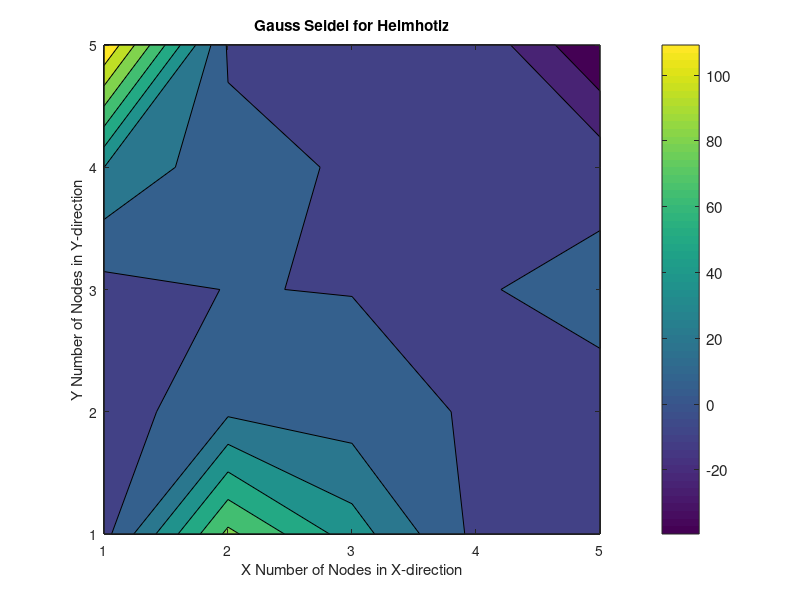
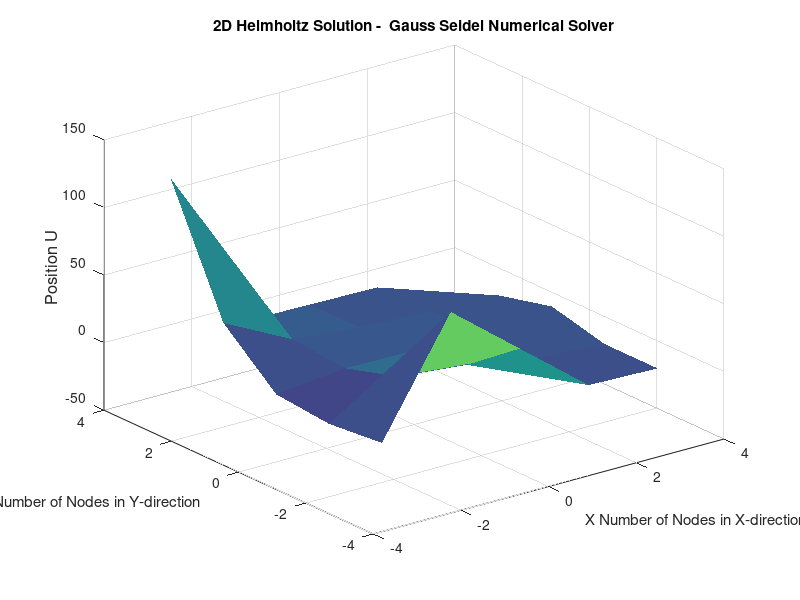

These charts were generated, in order, by the following MATLAB code:
%   2D Helmholtz Equation
%   Daniel Cariel
%       This code 


%SURFACE REGION FOR HELMHOLTZ EQUATION 
clc; clear all;
n=input('Input value of n:'); %Mesh size for Gauss Seidel approximation. Number of nodes
a_x= -pi; %Lower boundary in the x-axis
b_x= pi;  %Upper boundary in the y-axis 
a_y= -pi; %Lower boundary in the x-axis
b_y= pi;  %Upper boundary in the y-axis
x= linspace(a_x,b_y,n); %x vector describing nodes in the x-axis
y= linspace(a_y,b_y,n); %y vector describing nodes in the y-axis

%Discretization Coefficients and initial guess 
gamma=-1;      %Wave constant 
h= (2*b_x)/n; %Discretization step
u= zeros(n);  %Initial guess for gauss seidel approximation 

%%BOUNDARY CONDITIONS
%Dirishlet:

u(1,:)= b_y.*((b_y-a_y).^2)+ ((x(:)-a_x)./(b_x-a_x)).*(((b_y-a_y).^2).*cos(pi.*(b_y/a_y))-b_y.*(b_y-a_y).^2); %Boundary condition at the top edge of the prescribed region

u(:,1)= y(:).*(y(:)-a_y).^2; %Boundary condition at the left edge of the prescribed region 

u(:,n)= ((y(:)-a_y).^2).*cos(pi.*(y(:)/a_y)); %Boundary condition at the right edge of the prescribed region 
 

%GAUSS SEIDEL ITERATIONS
F=zeros(n); %Initia matrix for the forcing function of in the Helmholtz Equation 
error=1; %Initial value of the error for the Gauss Seidel numerical solver
iteration=0; %Iteration counter intended to keep track of the convergence rate of the code 

while max(error(:))>=1e-6   %Gauss Seidel iterations will continue until the error is within the desired tolerance 1e-6
  iteration=iteration+1;    %Iteration step
  u_0=u;                    %Solution of u from previous iteration. It is used to calculate the error
    for i=2:n-1
        for j=2:n-1
          F(i,j)= cos((pi/2)*(2*((x(i)-a_x)/(b_x-a_x))+1))*sin((pi*y(j)-a_y)/(b_y-a_y));    %Forcing function describing the problem 
          u(i,j)= (1/((gamma*h^2)-4))*((h^2)*F(i,j)-(u(i+1,j)+u(i-1,j)+u(i,j+1)+u(i,j-1))); % Discretization solution of the 2D Helmholtz equation
          u(n,j)= (1/((gamma*h^2)-4))*((h^2)*F(i,j)-(u(i+1,j)+u(i-1,j)+u(i,j+1)+u(i,j+1)));  %Neumann boundary condition applied to the bottom edge of the prescribed region 
        end 
    end
     u_f=u;                             %Solution of u from most recent iteration. It is compared with the previous iteration to calculate the error
     error= abs((u_f-u_0)./(u_f));      %Error calculation. The error drives the Gauss Seidel solver until tolerance is reached
end 

%PLOT OF THE RESULTS
% 2D contour of the surface
figure      
contourf(u) 
colorbar('location','eastoutside','fontSize',11);
xlabel('X Number of Nodes in X-direction','fontSize',11); %3D figure lable on the x axis
ylabel('Y Number of Nodes in Y-direction','fontSize',11); %3D figure lable on the y axis
title('Gauss Seidel for Helmhotlz') 
% 3D surface graph of the solution 
figure
surf(x,y,u,'EdgeColor','none')
xlabel('X Number of Nodes in X-direction','fontSize',11); %3D figure lable on the x axis
ylabel('Y Number of Nodes in Y-direction','fontSize',11); %3D figure lable on the y axis
zlabel('Position U','fontSize',12);                       %3D figure lable on the z axis
title('2D Helmholtz Solution -  Gauss Seidel Numerical Solver');